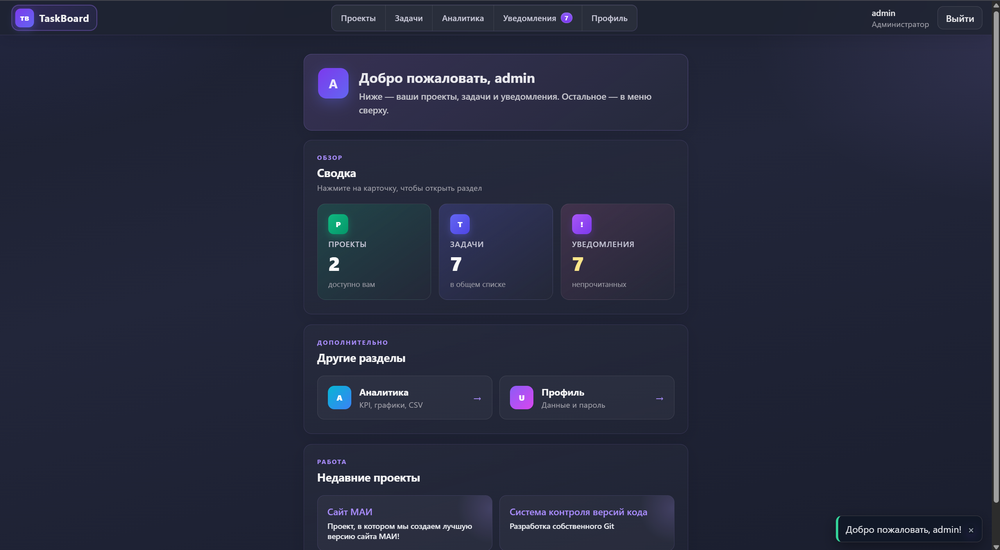
#> input picture docs/screenshots/Главная страница.png, 1000 x 550 px, shrunk from 2559 x 1407 before the run
$ python lighten-screenshots.py
#> lines starting #> are read from the running program, lines starting #| are printed output that depends on the picture
#> in main, bgr is the input picture: shape (550, 1000, 3); mean B, G, R 60.7, 41.3, 37.6
#!/usr/bin/env python3
"""Осветление скриншотов тёмной темы для презентации (копии в presentation/).

Подход: плавная инверсия яркости в LAB + нейтрализация «дымки» у фона,
сохранение насыщенных акцентов. Без CLAHE и без жёстких масок (меньше артефактов).
"""

from pathlib import Path

import cv2
import numpy as np

ROOT = Path(__file__).resolve().parents[2]
SRC = ROOT / "docs" / "screenshots"
DST = SRC / "presentation"

FILES = [
    "Главная страница.png",
    "Проекты.png",
    "Карточка задачи.png",
    "Уведомления.png",
    "Аналитика1.png",
    "Аналитика2.png",
]


def _smoothstep(edge0: float, edge1: float, x: np.ndarray) -> np.ndarray:
    t = np.clip((x - edge0) / (edge1 - edge0 + 1e-6), 0.0, 1.0)
    return t * t * (3.0 - 2.0 * t)


def to_light_theme(bgr: np.ndarray) -> np.ndarray:
    lab = cv2.cvtColor(bgr, cv2.COLOR_BGR2LAB).astype(np.float32)
    L, a, b = cv2.split(lab)
    x = L / 255.0

    # Непрерывная инверсия L: тёмный фон → светлый, светлый текст → тёмный
    # Степень растёт к бывшим «светлым» пикселям (текст, иконки) — без резких масок
    w_text = _smoothstep(0.42, 0.78, x)
    power = 0.80 + 0.22 * w_text
    L_out = np.power(1.0 - x, power) * 255.0
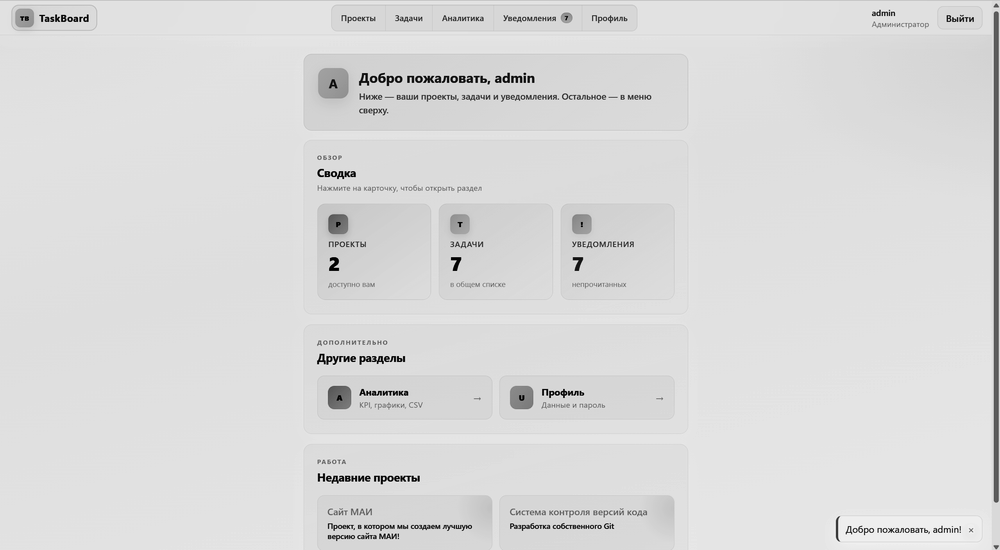
#> L_out: shape (550, 1000) float32; min 0, max 255, mean 218.9
    L_out = np.clip(L_out * 0.97 + 6.0, 0, 255)

    a_dist = a - 128.0
    b_dist = b - 128.0
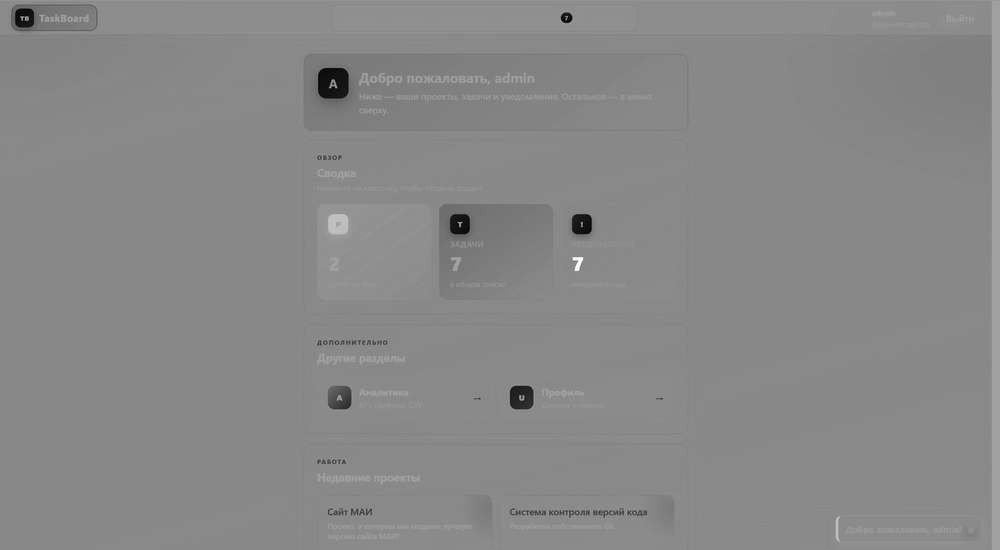
#> b_dist: shape (550, 1000) float32; min -85, max 50, mean -12.8; drawn with min black and max white
    chroma = np.hypot(a_dist, b_dist)
    # Коррекция яркости только у малонасыщенных пикселей (текст, не цветные иконки)
    w_neutral = np.clip(1.0 - chroma / 36.0, 0.0, 1.0)
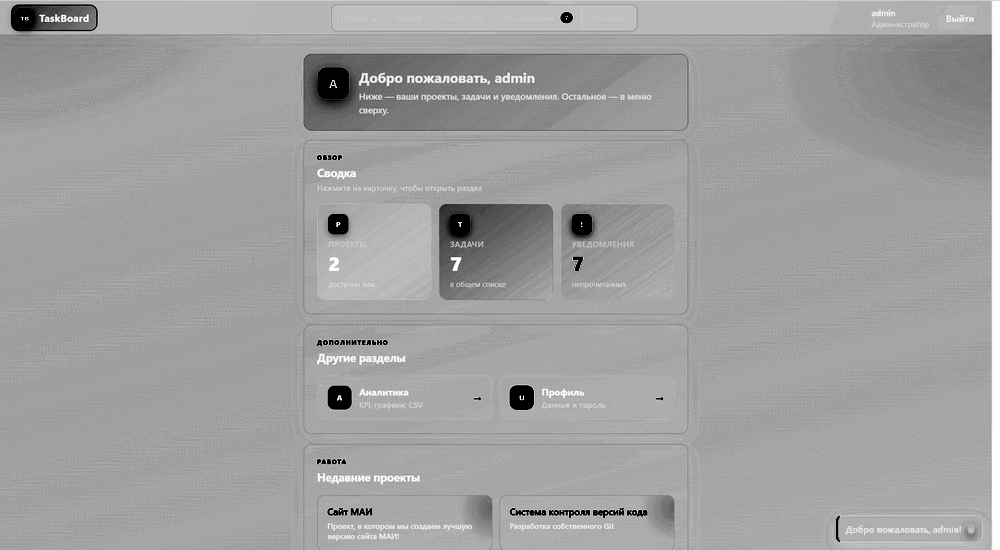
#> w_neutral: shape (550, 1000) float32; min 0, max 1, mean 0.629

    # Заголовки и основной текст: мягкий тёмно-серый вместо «чернил»
    w_primary = _smoothstep(0.55, 0.86, x) * w_neutral
    L_soft = 58.0
    L_out = L_out * (1.0 - w_primary * 0.40) + L_soft * (w_primary * 0.40)

    # Мелкие подписи (ОБЗОР, даты, вторичный текст): чуть темнее, не бледные
    w_muted = (
        _smoothstep(0.18, 0.40, x)
        * (1.0 - _smoothstep(0.46, 0.68, x))
        * w_neutral
    )
    L_label = 92.0
    over_light = np.clip((L_out - L_label) / 70.0, 0.0, 1.0) * w_muted
    L_out = L_out - over_light * (L_out - L_label) * 0.62

    # Хрома: серые/фиолетовые фоны → нейтральнее (ближе к белому);
    # насыщенные цвета (иконки P/T/!, зелёные статусы) — сохраняем

    neutral_w = np.clip(1.0 - chroma / 38.0, 0.0, 1.0)
    neutral_w = np.power(neutral_w, 1.25)

    a_out = a - a_dist * neutral_w * 0.90
    b_out = b - b_dist * neutral_w * 0.90

    accent_w = np.clip((chroma - 28.0) / 50.0, 0.0, 1.0)
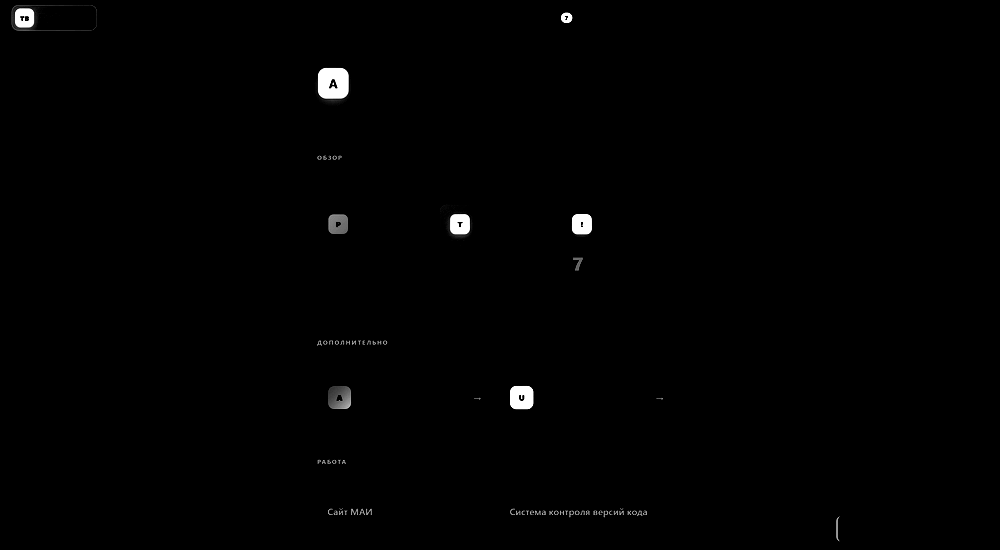
#> accent_w: shape (550, 1000) float32; min 0, max 1, mean 0.00606
    boost = 1.12
    a_out = a_out + a_dist * accent_w * (boost - 1.0)
    b_out = b_out + b_dist * accent_w * (boost - 1.0)

    merged = cv2.merge(
        [
            L_out.astype(np.float32),
            np.clip(a_out, 0, 255),
            np.clip(b_out, 0, 255),
        ]
    )
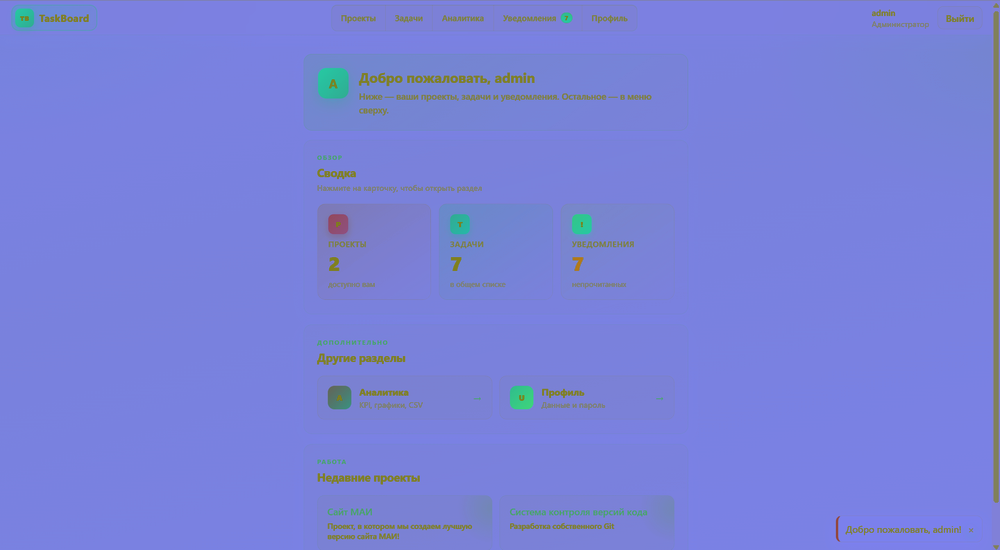
#> merged: shape (550, 1000, 3) float32; mean B, G, R 217.9, 129.6, 121.7
    out = cv2.cvtColor(merged.astype(np.uint8), cv2.COLOR_LAB2BGR)

    out_f = out.astype(np.float32)
    # Светлые малонасыщенные зоны → почти белый фон (убирает лиловую дымку)
    lab_out = cv2.cvtColor(out, cv2.COLOR_BGR2LAB).astype(np.float32)
    Lo, ao, bo = cv2.split(lab_out)
    chroma_o = np.hypot(ao - 128.0, bo - 128.0)
    paper = np.clip((Lo - 165.0) / 55.0, 0.0, 1.0) * np.clip(1.0 - chroma_o / 32.0, 0.0, 1.0)
    paper = np.power(paper, 1.3)[..., None]
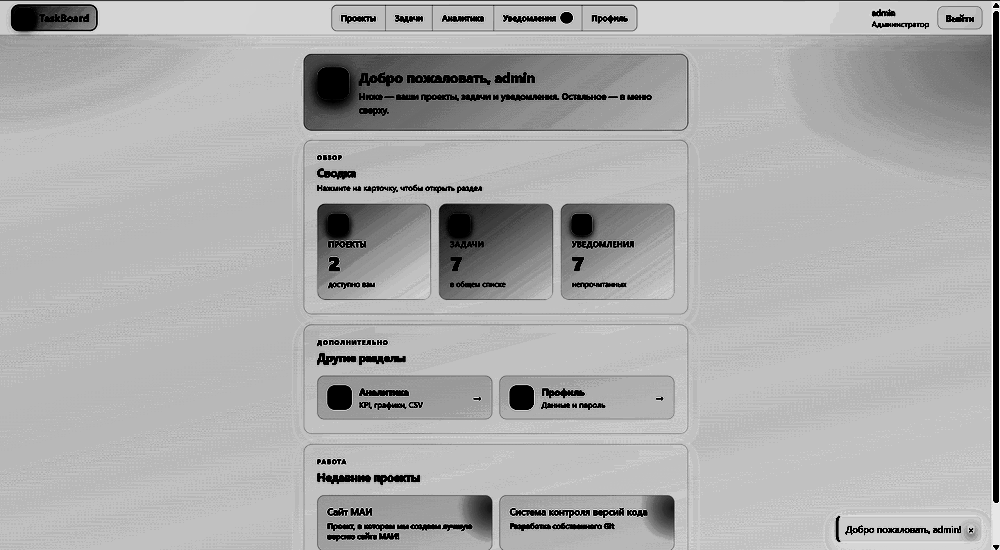
#> paper: shape (550, 1000, 1) float32; min 0, max 1, mean 0.677
    target = np.array([252.0, 252.0, 254.0], dtype=np.float32)  # BGR почти белый
    out_f = out_f * (1.0 - paper * 0.55) + target * (paper * 0.55)

    out = np.clip(out_f, 0, 255).astype(np.uint8)
    out = cv2.convertScaleAbs(out, alpha=1.02, beta=3)
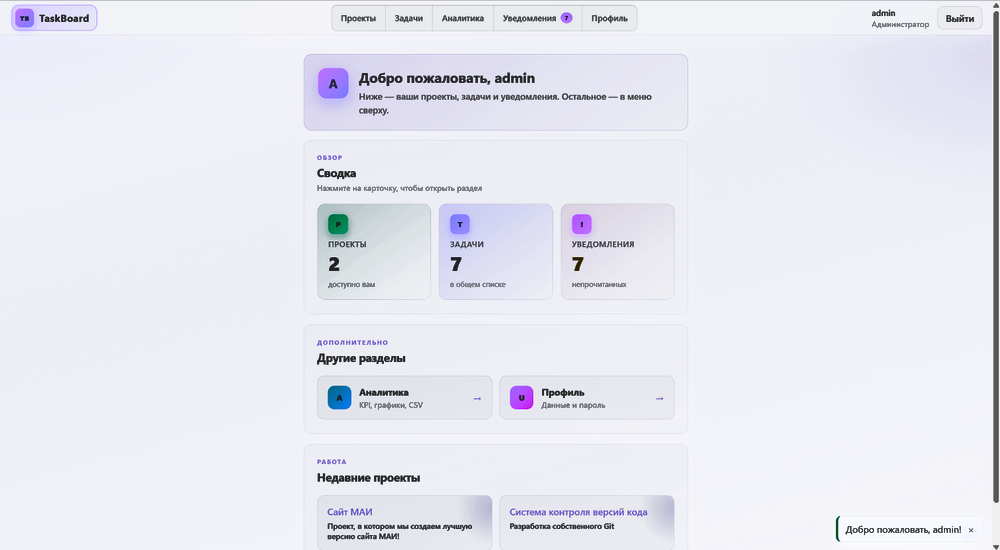
#> out: shape (550, 1000, 3); mean B, G, R 241.6, 232.8, 231.7

    return out


def main() -> None:
    DST.mkdir(parents=True, exist_ok=True)
    for name in FILES:
        src_path = SRC / name
        if not src_path.exists():
            print(f"SKIP (missing): {name}")
            continue
        bgr = cv2.imdecode(np.fromfile(str(src_path), dtype=np.uint8), cv2.IMREAD_COLOR)
        if bgr is None:
            print(f"FAIL read: {name}")
            continue
        light = to_light_theme(bgr)
        dst_path = DST / name
        ok, buf = cv2.imencode(".png", light)
        if not ok:
            print(f"FAIL encode: {name}")
            continue
        buf.tofile(str(dst_path))
        print(f"OK: {dst_path.relative_to(ROOT)}")
#> pass 2 of the loop in main, `for name in FILES:`:
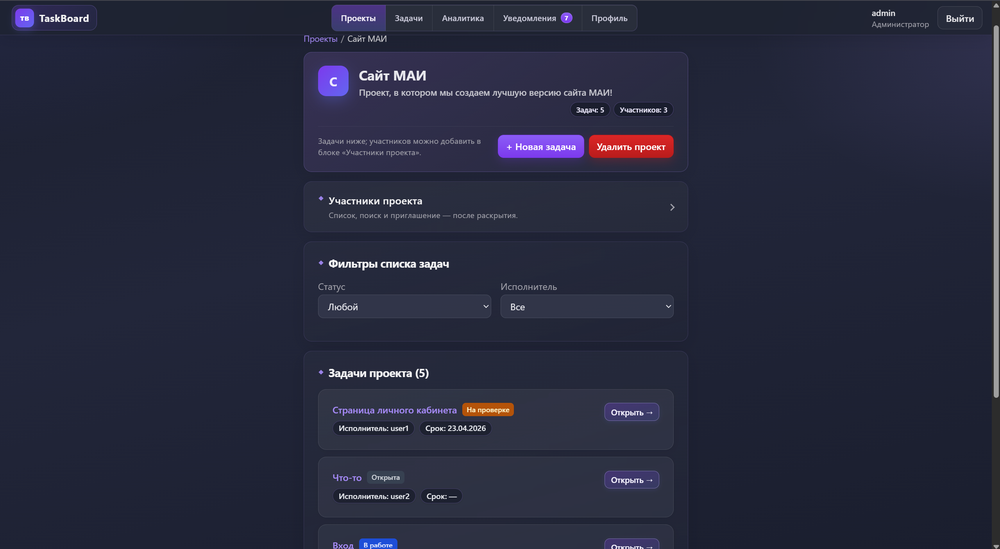
#> input picture docs/screenshots/Проекты.png, 1000 x 549 px, shrunk from 2559 x 1405 before the run
#> in main, bgr is the input picture: shape (549, 1000, 3); mean B, G, R 61.3, 41.5, 39.1
#> in to_light_theme (call 2), `lab = cv2.cvtColor(bgr, cv2.COLOR_BGR2LAB).astype(np.float32)`:
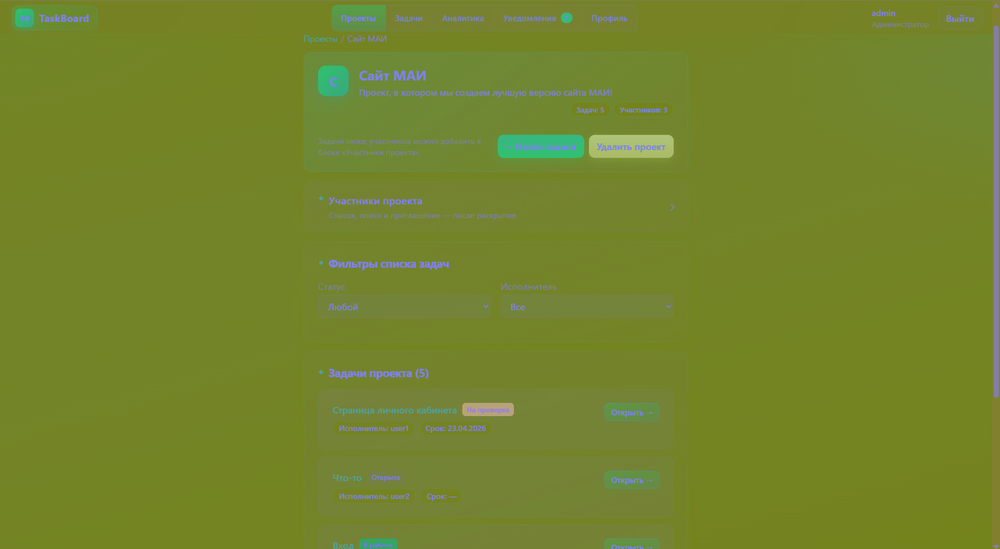
#> lab: shape (549, 1000, 3) float32; mean B, G, R 44.3, 132.6, 115.4


if __name__ == "__main__":
    main()
